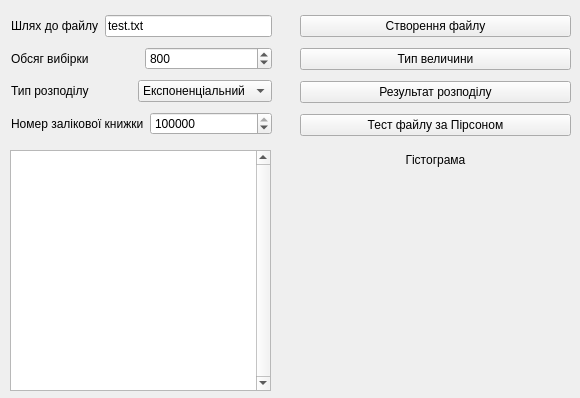
<?xml version="1.0" encoding="UTF-8"?>
<ui version="4.0">
 <class>MainWindow</class>
 <widget class="QMainWindow" name="MainWindow">
  <property name="geometry">
   <rect>
    <x>0</x>
    <y>0</y>
    <width>580</width>
    <height>398</height>
   </rect>
  </property>
  <property name="windowTitle">
   <string>MainWindow</string>
  </property>
  <widget class="QWidget" name="centralwidget">
   <widget class="MplWidget" name="mplWidget" native="true">
    <property name="geometry">
     <rect>
      <x>270</x>
      <y>140</y>
      <width>311</width>
      <height>261</height>
     </rect>
    </property>
   </widget>
   <widget class="QTextBrowser" name="textBrowser">
    <property name="geometry">
     <rect>
      <x>10</x>
      <y>150</y>
      <width>261</width>
      <height>241</height>
     </rect>
    </property>
    <property name="verticalScrollBarPolicy">
     <enum>Qt::ScrollBarAlwaysOn</enum>
    </property>
    <property name="horizontalScrollBarPolicy">
     <enum>Qt::ScrollBarAlwaysOff</enum>
    </property>
    <property name="html">
     <string>&lt;!DOCTYPE HTML PUBLIC &quot;-//W3C//DTD HTML 4.0//EN&quot; &quot;http://www.w3.org/TR/REC-html40/strict.dtd&quot;&gt;
&lt;html&gt;&lt;head&gt;&lt;meta name=&quot;qrichtext&quot; content=&quot;1&quot; /&gt;&lt;style type=&quot;text/css&quot;&gt;
p, li { white-space: pre-wrap; }
&lt;/style&gt;&lt;/head&gt;&lt;body style=&quot; font-family:'MS Shell Dlg 2'; font-size:8.25pt; font-weight:400; font-style:normal;&quot;&gt;
&lt;p style=&quot;-qt-paragraph-type:empty; margin-top:0px; margin-bottom:0px; margin-left:0px; margin-right:0px; -qt-block-indent:0; text-indent:0px;&quot;&gt;&lt;br /&gt;&lt;/p&gt;&lt;/body&gt;&lt;/html&gt;</string>
    </property>
   </widget>
   <widget class="QLabel" name="label">
    <property name="geometry">
     <rect>
      <x>300</x>
      <y>150</y>
      <width>271</width>
      <height>20</height>
     </rect>
    </property>
    <property name="text">
     <string>&lt;html&gt;&lt;head/&gt;&lt;body&gt;&lt;p align=&quot;center&quot;&gt;Гістограма&lt;/p&gt;&lt;/body&gt;&lt;/html&gt;</string>
    </property>
   </widget>
   <widget class="QWidget" name="">
    <property name="geometry">
     <rect>
      <x>300</x>
      <y>10</y>
      <width>271</width>
      <height>131</height>
     </rect>
    </property>
    <layout class="QVBoxLayout" name="verticalLayout">
     <item>
      <widget class="QPushButton" name="pushButton">
       <property name="text">
        <string>Створення файлу</string>
       </property>
      </widget>
     </item>
     <item>
      <widget class="QPushButton" name="pushButton_2">
       <property name="text">
        <string>Тип величини</string>
       </property>
      </widget>
     </item>
     <item>
      <widget class="QPushButton" name="pushButton_3">
       <property name="text">
        <string>Результат розподілу</string>
       </property>
      </widget>
     </item>
     <item>
      <widget class="QPushButton" name="pushButton_4">
       <property name="text">
        <string>Тест файлу за Пірсоном</string>
       </property>
      </widget>
     </item>
    </layout>
   </widget>
   <widget class="QWidget" name="">
    <property name="geometry">
     <rect>
      <x>11</x>
      <y>11</y>
      <width>261</width>
      <height>131</height>
     </rect>
    </property>
    <layout class="QVBoxLayout" name="verticalLayout_2">
     <item>
      <layout class="QHBoxLayout" name="horizontalLayout">
       <item>
        <widget class="QLabel" name="label_3">
         <property name="text">
          <string>Шлях до файлу</string>
         </property>
        </widget>
       </item>
       <item>
        <widget class="QLineEdit" name="lineEdit">
         <property name="text">
          <string>test.txt</string>
         </property>
        </widget>
       </item>
      </layout>
     </item>
     <item>
      <layout class="QHBoxLayout" name="horizontalLayout_2">
       <item>
        <widget class="QLabel" name="label_2">
         <property name="text">
          <string>Обсяг вибірки</string>
         </property>
        </widget>
       </item>
       <item>
        <widget class="QSpinBox" name="spinBox">
         <property name="maximum">
          <number>100000</number>
         </property>
         <property name="value">
          <number>800</number>
         </property>
        </widget>
       </item>
      </layout>
     </item>
     <item>
      <layout class="QHBoxLayout" name="horizontalLayout_4">
       <item>
        <widget class="QLabel" name="label_4">
         <property name="text">
          <string>&lt;html&gt;&lt;head/&gt;&lt;body&gt;&lt;p&gt;Тип розподілу&lt;/p&gt;&lt;/body&gt;&lt;/html&gt;</string>
         </property>
        </widget>
       </item>
       <item>
        <widget class="QComboBox" name="comboBox">
         <item>
          <property name="text">
           <string>Експоненціальний</string>
          </property>
         </item>
         <item>
          <property name="text">
           <string>Ерланга</string>
          </property>
         </item>
         <item>
          <property name="text">
           <string>Нормальний</string>
          </property>
         </item>
         <item>
          <property name="text">
           <string>Рівномірний</string>
          </property>
         </item>
         <item>
          <property name="text">
           <string>Дискретний</string>
          </property>
         </item>
         <item>
          <property name="text">
           <string>Довільний</string>
          </property>
         </item>
        </widget>
       </item>
      </layout>
     </item>
     <item>
      <layout class="QHBoxLayout" name="horizontalLayout_3">
       <item>
        <widget class="QLabel" name="label_5">
         <property name="text">
          <string>Номер залікової книжки</string>
         </property>
        </widget>
       </item>
       <item>
        <widget class="QSpinBox" name="spinBox_2">
         <property name="maximum">
          <number>100000000</number>
         </property>
         <property name="value">
          <number>6816138</number>
         </property>
        </widget>
       </item>
      </layout>
     </item>
    </layout>
   </widget>
  </widget>
 </widget>
 <customwidgets>
  <customwidget>
   <class>MplWidget</class>
   <extends>QWidget</extends>
   <header location="global">mplwidget.h</header>
   <container>1</container>
  </customwidget>
 </customwidgets>
 <resources/>
 <connections/>
</ui>
